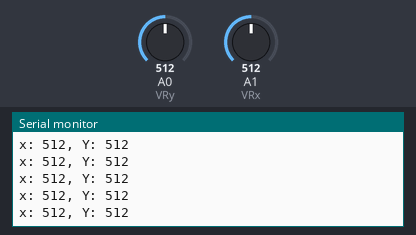
The sketch below on a simulated Arduino Uno, built with avr-gcc and run on an emulated ATmega328P. Shown: the last lines printed to the serial monitor. Inputs (shaded band) come from the test bench; at power-on: A0 (VRy) = 512, A1 (VRx) = 512.

Above: at 1.2 s.
1.3 s: A0 (VRy) set to 716
At 1.56 s:
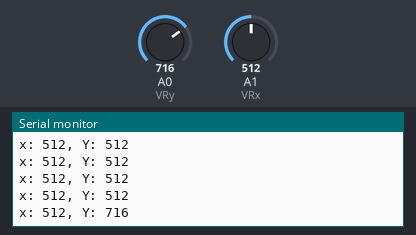
2.8 s: A1 (VRx) set to 716
At 2.96 s:
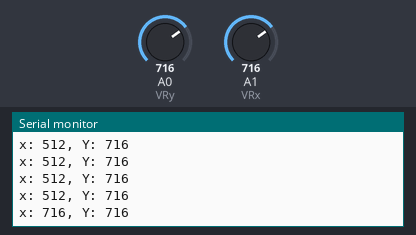
4.3 s: A0 (VRy) set to 900
At 4.37 s:
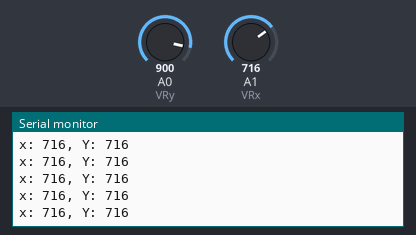
5.8 s: A1 (VRx) set to 900
At 5.97 s:
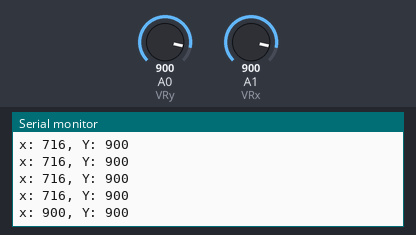
Timing chart, 0 to 8.3 s (numbered marks = the images above; inputs shaded):
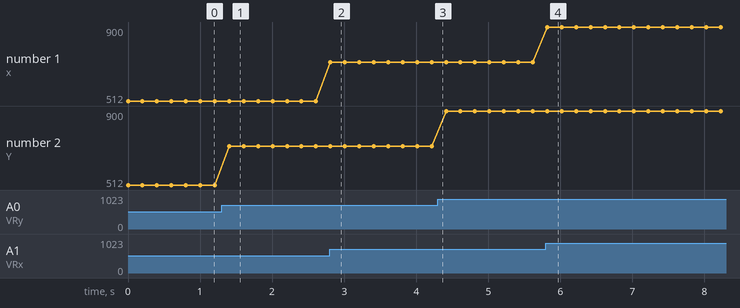

Measured:
- after the input at 1.3 s, the serial monitor: prints a new line after 0.10 s (image 1)
- after the input at 2.8 s, the serial monitor: prints a new line at once (image 2)
- after the input at 5.8 s, the serial monitor: prints a new line at once (image 4)
- plotted number 2: 512 → 716 after the input at 1.3 s, 716 → 900 after the input at 4.3 s

The sketch:

joystick.ino
```cpp
int VRx = 1;
int VRy = 0;

void setup() {
  // put your setup code here, to run once:
  Serial.begin(9600);

}

void loop() {
  // put your main code here, to run repeatedly:
  int x = analogRead(VRx);
  int y = analogRead(VRy);
  Serial.print("x: ");
  Serial.print(x);
  Serial.print(", Y: ");
  Serial.println(y);

  delay(200);


}
```
